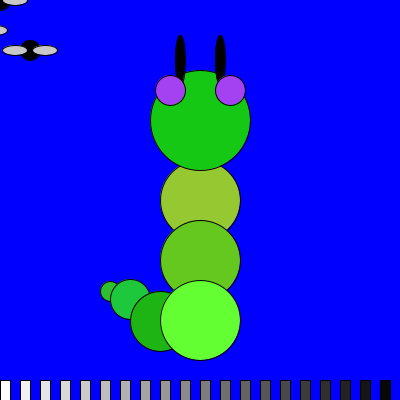
Frame 1 (no input)
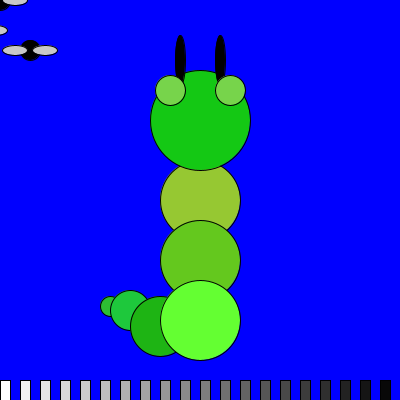
Frame 60 (the mouse pressed at the canvas centre just before this capture)
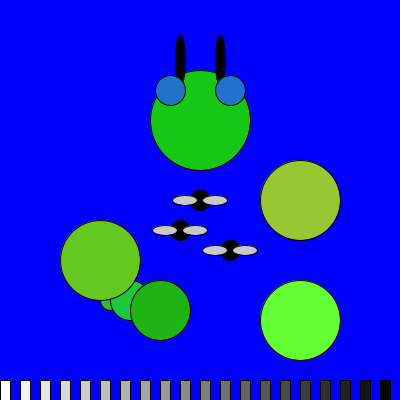
Frame 120 (the mouse held since frame 60 and released just before this capture)

The Processing sketch that drew these frames (run headless with seeded random() and noise(); from frame 60 on, the mouse is pressed at the canvas centre):

// Processing sketch: processing_5687
// ── processing_5687.pde

float r; //kleur rood
float b; //kleur blauw
float g; //kleur geel
float t; //transparence

int bolletje1_X; // functie van bolletje
int bolletje2_X;
int bolletje3_X;
int bolletje4_X;
int bolletje5_X;
int bolletje6_X;
int bolletje7_X;

int x; //grass
int vliegX; //vliegen

void setup ()
{
  size (400,400);
  smooth ();
  frameRate (30);
}
void draw ()
{
  background (0,0,255);
  bolletje1_X();
  bolletje2_X();
  bolletje3_X();
  bolletje4_X();
  bolletje5_X();
  bolletje6_X();
  bolletje7_X();
 
  int x = 0;
  for (int c = 255; c > 0; c-= 13)
  {
    fill (c);
    rect (x, 380,10,20);
    x = x + 20;
  }
  ellipseMode(CENTER); //vliegen
  fill (0);
  ellipse (mouseX,mouseY,20,20);
  ellipse (mouseX+30,mouseY+50,20,20);
  ellipse (mouseX-20,mouseY+30,20,20);
  fill (200);
  ellipse (mouseX-15,mouseY,25,10);
  ellipse (mouseX+15,mouseY,25,10);
  ellipse (mouseX+15,mouseY+50,25,10);
  ellipse (mouseX+45,mouseY+50,25,10);
  ellipse (mouseX-35,mouseY+30,25,10);
  ellipse (mouseX-5,mouseY+30,25,10);  
}
int x1 = 110;
int y1 = 290;
int speed = 1;
  
void bolletje1_X()
{
  y1 = y1 + speed;
  if (y1 > 310 || y1 < 290)
  {
    speed = speed *-1;
  }
  fill (45,190,50);
  ellipse (x1,y1,20,20);
}
int x2 = 130;
int y2 = 300;
int speed2 = 1;

void bolletje2_X()
{
  y2 = y2 - speed2;
  if (y2 < 300 || y2 > 310)
  { 
    speed2 = speed2 * -1;
  }  
  fill (30,200,60);
  ellipse (x2,y2,40,40); 
}
int x3 = 160;
int y3 = 320;
int speed3 = 1;
void bolletje3_X()
{
  y3 = y3 + speed3;
  if (y3 > 330 || y3 < 310)
  { 
    speed3 = speed3 * -1;
  }
  fill(30,180,20);
  ellipse(x3,y3,60,60);
}
void bolletje4_X() 
{ 
  int ellipseX= 200;
  int ellipseY= 200;
  
   if (mousePressed) 
  { 
    ellipseX = ellipseX + 100;
  }
  
  fill(150,200,50);
  ellipse(ellipseX,ellipseY,80,80);
  
  
}
void bolletje5_X()
{
  int ellipseX= 200;
  int ellipseY= 200;
  
  if (mousePressed)
  {
    ellipseX = ellipseX - 100;
  }
  
  fill (100,200,30);
  ellipse(ellipseX,ellipseY+60,80,80);
}
void bolletje6_X()
{
  int ellipseX= 200;
  int ellipseY= 200;
  
   if (mousePressed)
  { 
    ellipseX = ellipseX + 100;
  }
  
  fill (100,255,50);
  ellipse (ellipseX,ellipseY+120,80,80);
}

  int ellipseX = 200;
  int ellipseY = 200;
 
void bolletje7_X()
{ 
  fill(20,200,20);
  ellipse(ellipseX,ellipseY-80,100,100);
  fill (0,0,0);
  ellipse (ellipseX-20,ellipseY-140,10,50);
  fill (0,0,0);
  ellipse (ellipseX+20,ellipseY-140,10,50);
  r = random (255);
  b = random (255);
  g = random (255);
  t = random (20);
  fill (r,b,g);
  ellipse (ellipseX-30,ellipseY-110,30,30);
  ellipse (ellipseX+30,ellipseY-110,30,30);
}
